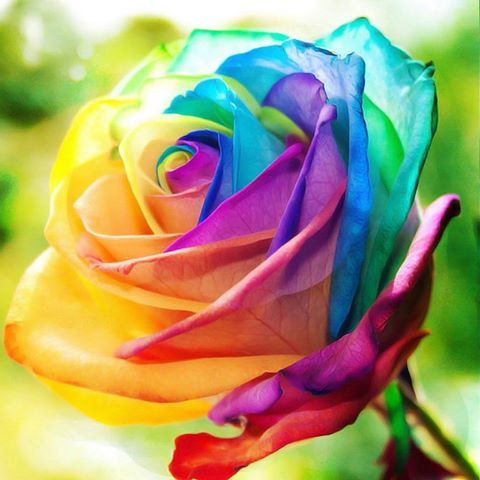
%> input picture Pengolahan Citra/Teoring Pengolahan Citra Berwarna/bunga_warna.jpg, 480 x 480 px
$ octave soal1.m   (GNU Octave 9; MATLAB toolbox functions it lacks are replaced by stand-ins)
%> lines starting %> are read from the running program, lines starting %| are printed output that depends on the picture
img = imread('bunga_warna.jpg');
%> img is the input picture: size 480x480x3 uint8; mean R, G, B 165.9, 156.1, 110.2
red = img(:,:,1);
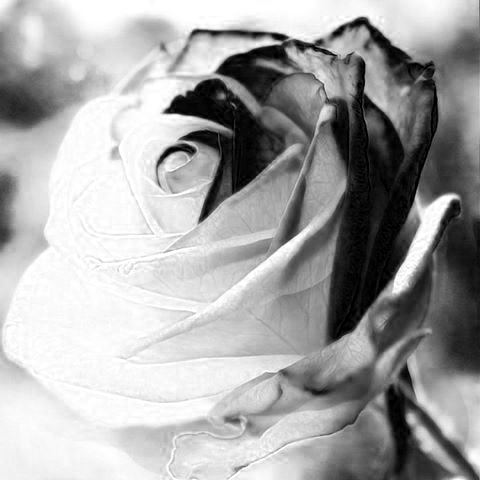
%> red: size 480x480 uint8; min 0, max 255, mean 165.9
green = img(:,:,2);
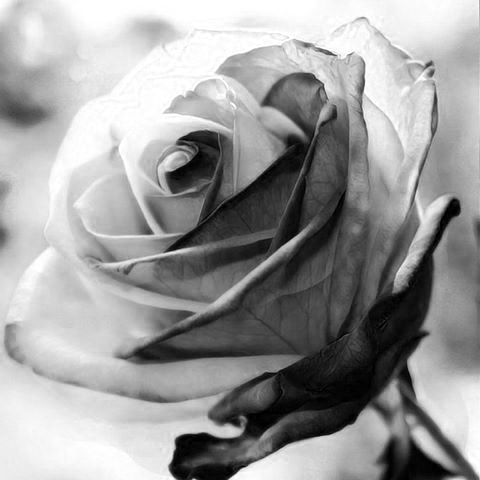
%> green: size 480x480 uint8; min 0, max 255, mean 156.1
blue = img(:,:,3);
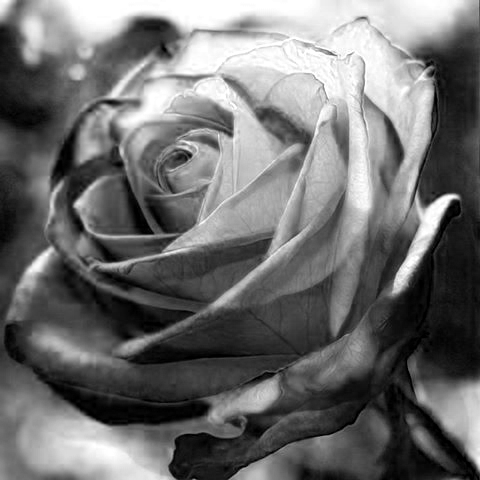
%> blue: size 480x480 uint8; min 0, max 255, mean 110.2
zero = zeros(size(img, 1), size(img, 2));
just_red = cat(3, red, zero, zero);
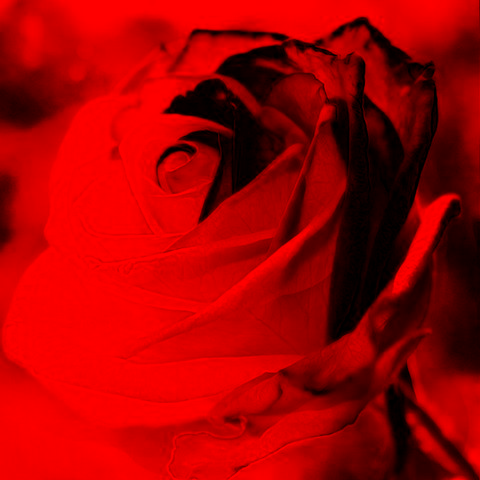
%> just_red: size 480x480x3 uint8; mean R, G, B 165.9, 0, 0
just_green = cat(3, zero, green, zero);
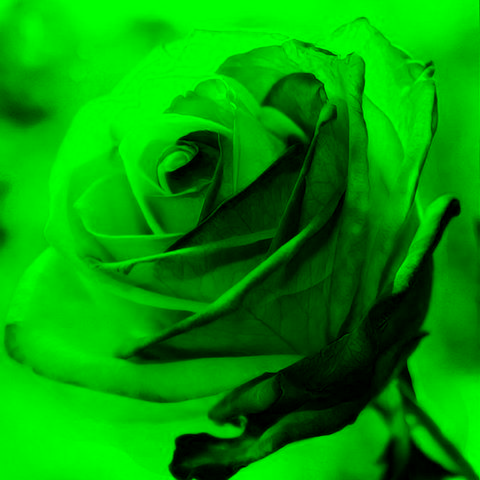
%> just_green: size 480x480x3 uint8; mean R, G, B 0, 156.1, 0
just_blue = cat(3, zero, zero, blue);
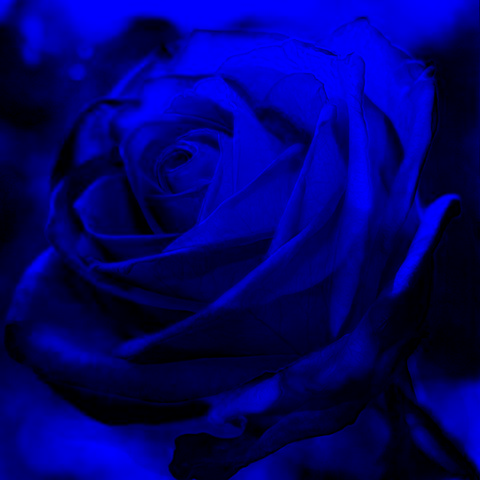
%> just_blue: size 480x480x3 uint8; mean R, G, B 0, 0, 110.2
subplot(2,2,1), imshow(img), title('Gambar RGB');
subplot(2,2,2), imshow(just_red), title('Gambar Red');
subplot(2,2,3), imshow(just_green), title('Gambar Green');
subplot(2,2,4), imshow(just_blue), title('Gambar Blue');
